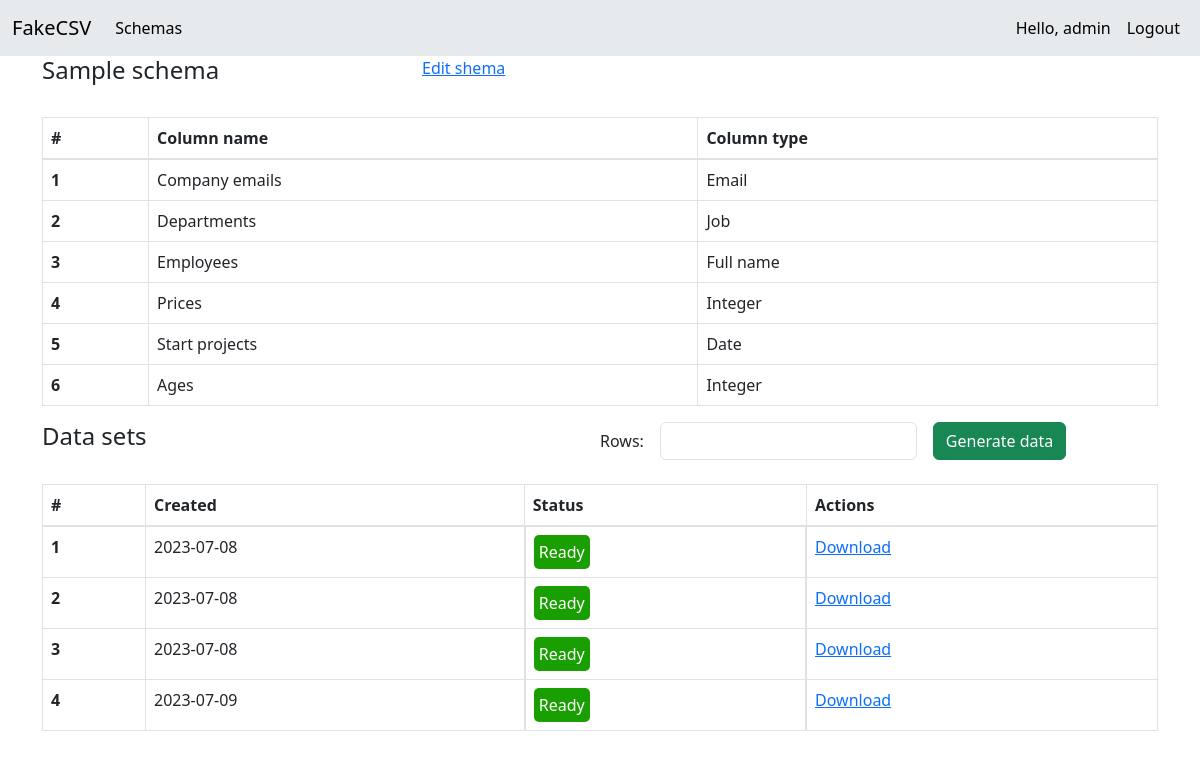
Screenshot of /data-sets/Planeks/ (signed in) with the database file from the repository.
### CSV_converter/models.py (models this page shows, shortened)
class Column(models.Model):
    name = models.CharField(max_length=255)
    type = models.CharField(
        max_length=255,
        choices=TYPE_CHOICES
    )
    order = models.CharField(max_length=255)
    schema = models.ForeignKey(
        Schema,
        on_delete=models.CASCADE
    )

class File(models.Model):
    name = models.CharField(max_length=255)
    date = models.DateField(auto_now=True)
    schema = models.ForeignKey(
        Schema,
        on_delete=models.CASCADE
    )

### CSV_converter/views.py (the view, shortened to what this page needs)
# urls.py: path('data-sets/<str:name>/', views.DataSetsView.as_view(), name='data_sets'),
class DataSetsView(View):
    template_name = "data_sets.html"
    fake = Faker()
    def get(self, *args, **kwargs):
        name = kwargs.get('name')
        if name:
            schema = get_object_or_404(Schema, name=name)
            columns = schema.column_set.all()
            files = schema.file_set.all()
        else:
            columns = ''
            files = ''
        return render(self.request, self.template_name, {"schema_name": schema.name, "columns": columns, "files": files})

### CSV_converter/templates/data_sets.html (shortened to what this page needs)
{% extends 'base.html' %}
{% block content %}
  <form method="post">
    <div class="row justify-content-start">
      <div class="col-4">
        <h4>Sample schema</h4>
      </div>
      <div class="col-4">
        <a href="{% url 'edit_schema' name=schema_name %}">Edit shema</a>
      </div>
    </div>
    <br>
    <table class="table table-bordered">
      <thead>
        <tr>
          <th scope="col">#</th>
          <th scope="col">Column name</th>
          <th scope="col">Column type</th>
        </tr>
      </thead>
      <tbody>
        {% for column in columns %}
          <tr>
            <th scope="row">{{ forloop.counter }}</th>
            <td>{{ column.name }}</td>
            <td>{{ column.get_type_display }}</td>
          </tr>
        {% endfor %}
      </tbody>
    </table>
    <div class="d-flex justify-content-between mb-4">
      <div class="col p-0">
        <h4>Data sets</h4>
      </div>
      <div class="col">
        <div class="row g-3 align-items-center">
          <div class="col-auto">
            <label for="rows" class="col-form-label">Rows:</label>
          </div>
          <div class="col-auto">
            <input type="text" id="rows" name="rows" class="form-control">
          </div>
          <div class="col-auto">
            <button id="generate-data" type="submit" class="btn btn-success">Generate data</button>
          </div>
        </div>
      </div>
    </div>
    <table id="data-table" class="table table-bordered">
      <thead>
        <tr>
          <th scope="col">#</th>
          <th scope="col">Created</th>
          <th scope="col">Status</th>
          <th scope="col">Actions</th>
        </tr>
      </thead>
      <tbody id="table-body">
        {% for file in files %}
          <tr>
            <th scope="row">{{ forloop.counter }}</th>
            <td>{{ file.date|date:"Y-m-d" }}</td>
            <td class="status-cell" style="display:flex;">
              <div style="background-color: #1a9f03; border-radius: 5px; padding: 5px; color: white;">Ready</div>
            </td>
            <td><a href="/media/{{ file.name }}">Download</a></td>
          </tr>
        {% endfor %}
      </tbody>
    </table>
  </form>
{% endblock %}

### CSV_converter/templates/partials/_header.html (shortened to what this page needs)
<nav class="navbar navbar-expand-lg sticky-top" style="background-color: #e6eaed;" role="navigation">
    <div class="container-fluid">
      <span class="navbar-brand mb-0 h1">FakeCSV</span>
      <div class="collapse navbar-collapse" id="navbarSupportedContent">
        {% if user.is_authenticated %}
        <ul class="navbar-nav me-auto mb-2 mb-lg-0">
          <li class="nav-item">
            <a class="nav-link active" aria-current="page" href="{% url 'data_schemas' %}">Schemas</a>
          </li>
        </ul>
        <ul class="navbar-nav ml-auto">
            <li class="nav-item">
              <a class="nav-link active" aria-current="page" href="{% url 'profile' %}">Hello, {{ user.username }}</a>
            </li>
            <li class="nav-item">
              <a class="nav-link active" aria-current="page" href="{% url 'logout' %}">Logout</a>
            </li>
        </ul>
        {% endif %}
      </div>
    </div>
</nav>

### rows the page displays
Column: name "Company emails", type "Email"
Column: name "Departments", type "Job"
Column: name "Employees", type "Full name"
Column: name "Prices", type "Integer"
Column: name "Start projects", type "Date"
Column: name "Ages", type "Integer"
File: date "2023-07-08"
File: date "2023-07-08"
File: date "2023-07-08"
File: date "2023-07-09"

### other values shown
{{ user.username }} "admin"
